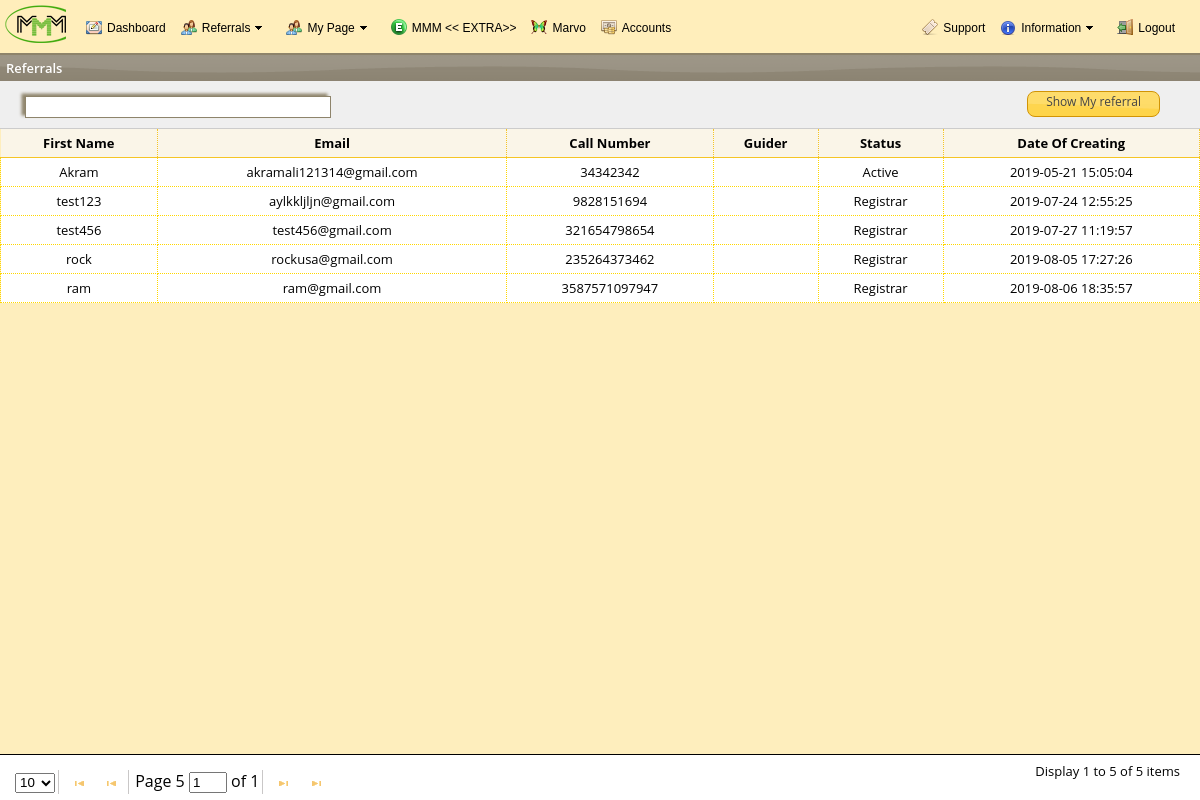
The app's page /dash/Referrals.php (signed in) with its own data.
### tables this page shows
CREATE TABLE `registration` (
  `User_id` int(255) NOT NULL,
  `Reg_date` datetime NOT NULL DEFAULT current_timestamp(),
  `User_name` varchar(255) NOT NULL,
  `Mobile_number` varchar(255) NOT NULL,
  `Country` varchar(255) NOT NULL,
  `E_mail` varchar(255) NOT NULL,
  `Password` varchar(255) NOT NULL,
  `Level` varchar(20) NOT NULL,
  `Status` varchar(255) NOT NULL,
  `Invite_email` varchar(255) NOT NULL,
  `Position` varchar(255) NOT NULL DEFAULT 'Member',
  `Indir` varchar(255) NOT NULL,
  `Ph_amount` varchar(255) NOT NULL,
  `Type_c` varchar(255) NOT NULL
);

### dash/Include/user_details.php (called while the page is built, shortened)
    <?php
      $user = $_SESSION['username'];
?>

### dash/Referrals.php (the view, shortened to what this page needs)
<?php
include('Include/conn.php');
include('Include/user_details.php');
?>
<?php
    $limit = 30;
    if (isset($_GET["page"])) {
      $pn  = $_GET["page"];
    }
    else {
      $pn=1;
    };
    $start_from = ($pn-1) * $limit;
  ?>
<!DOCTYPE html>
<html>
<head>
	<link rel="stylesheet" type="text/css" href="Css/Referrals.css">
</head>
<body>
<?php include('Include/header.php'); ?>
<div class="body">
<div class="title_bar"><span style="color: white; font-weight: 600; font-size: 13px;">Referrals</span></div>
<div class="tool_bar">
<input type="text" id="tex">
<a class="hreflink" id="show_my_link" onclick="showMylink();"><span>Show My referral</span></a>
</div>
<table style="width: 100%; border-collapse: collapse;" class="heading_table">
                  <thead>
                                <tr>
<th>First Name</th>
<th>Email</th>
<th>Call Number</th>
<th>Guider</th>
<th>Status</th>
<th>Date Of Creating</th>
</tr>
                           </thead>
               <tbody>
  <?php
$select = "SELECT * FROM `registration` WHERE Invite_email = '$user' LIMIT $start_from, $limit;";
$run = mysqli_query($con,$select);
while ( $res = mysqli_fetch_array($run)) {
?>
                        <tr>
                       <td><?php echo $res['User_name']; ?></td>
                        <td><?php echo $res['E_mail']; ?></td>
                        <td><?php echo $res['Mobile_number']; ?></td>
                        <td><?php echo $Guider; ?></td>
                          <td><?php echo $res['Status']; ?></td>
                        <td><?php echo $res['Reg_date']; ?></td>
                       </tr>
<?php } ?>
</tbody>
</table>
<div style="position: fixed;bottom: 0; width: 100%; height: 40px;background: white; border-top: 1px solid black; padding-top: 5px;">
<div style="display: ; flex-direction: row;">
<div style="width: 100%;height: 30px;padding: 10px; box-sizing: border-box;" class="pagination">
<ul style="margin: 0px; padding: 0px;">
<li>
<select style="margin: 2px 0 0 0;width: 40px;height: 20px;">
<?php
$sql = "SELECT COUNT(*) FROM `registration` WHERE Invite_email = '$user'";
        $rs_result = mysqli_query($con,$sql);
        $roww = mysqli_fetch_row($rs_result);
        $total_records = $roww[0];
?>
<option value="10">10</option>
</select>
</li>
<li>
<a class="pleftfull" href=""><span></span></a>
<a class="pleft" href=""><span></span></a>
</li>
<li>Page <?php echo $total_records; ?> <input type="text" value="1" style="width: 30px;"> of 1</li>
<li class="last">
<a class="prightfull" href=""><span></span></a>
<a class="pright" href=""><span></span></a>
</li>
</ul>
</div>
</div>
<?php
$select = "SELECT * FROM `registration` WHERE Invite_email = '$user'";
$run = mysqli_query($con,$select);
$row = mysqli_num_rows($run);
?>
<span style="position: absolute;right: 20px;bottom: 20px;font-size: 13px;">Display 1 to <?php echo$row; ?> of <?php echo$row; ?> items</span>
</div>
</div>
</body>
</html>

### dash/Css/Referrals.css (style rules this page uses)
body { font-family: "Open Sans","Trebuchet ms","Helvetica CY","Nimbus Sans L",sans-serif;background-color: #feeebd; }
.body { margin: 53px 0px; padding: 0; width: 100%; height: auto; background-color: #feeebd; box-sizing: border-box; }
.title_bar { padding: 3px 6px; box-sizing: border-box; background: url(../Images/grey.png) repeat 50% 50%; }
.tool_bar { box-sizing: border-box; background: #efefef;padding: 10px 10px;border-bottom: 1px solid #ccc; height: auto; }
#tex { width: 300px;box-shadow: -4px -3px 3px 0.5px #8E846B; border: 1px solid #8E846B;margin-left: 15px;margin-top: 5px;height: 18px; }
.hreflink { float: right;margin-right: 30px;color: #444; background: url(../Images/dark.png) repeat-x 50% 50%;font-size: 12px;text-decoration: none;display: inline-block;zoom: 1; height: 24px;padding-right: 18px;cursor: pointer;outline: none;border-radius: 8px;border: 1px solid #D19405; }
.hreflink span { display: inline-block;padding: 2px 0px 4px 18px;line-height: 16px;height: 16px;border-radius: 8px; }
.heading_table th { background-color: #faf5e8; border-bottom: 1px solid #f5c525; border-right: 1px dotted #f5c525; margin: -10px; border-collapse:collapse; padding: 5px; font-size: 13px; }
.heading_table td { border: 1px dotted gold; padding: 5px; box-sizing: border-box; background-color: white; margin: 0px; text-align: center; font-size: 13px; }
.pagination ul { list-style: none; }
.pagination ul li { margin: 0;padding: 0 5px;float: left;list-style-type: none; background: url(../Images/pagi_seprator.png) no-repeat right top;height: 24px;vertical-align: middle; }
.pagination ul li a { width: 28px;height: 26px;display: inline-block; }
.pagination ul li a.pleftfull span { background: url(../Images/pagi_left.png) no-repeat center center; width: 9px;height: 5px;margin: 11px 0 0 10px;float: left; }
.pagination ul li a.pleft span { background: url(../Images/pagi_left.png) no-repeat center center; width: 9px;height: 5px;margin: 11px 0 0 10px;float: left; }
.pagination ul .last { margin: 0;padding: 0 5px;float: left;list-style-type: none;background: none; }
.pagination ul li a.prightfull span { background: url(../Images/pagi_right.png) no-repeat center center; width: 9px;height: 5px;margin: 11px 0 0 10px;float: left; }
.pagination ul li a.pright span { background: url(../Images/pagi_right.png) no-repeat center center; width: 9px;height: 5px;margin: 11px 0 0 10px;float: left; }

### dash/Css/header.css (style rules this page uses)
body { margin: 0; padding: 0; }

### records on screen
registration: User_name "Akram", E_mail "akramali121314@gmail.com", Mobile_number "34342342", Status "Active", Reg_date "2019-05-21 15:05:04"
registration: User_name "test123", E_mail "aylkkljljn@gmail.com", Mobile_number "9828151694", Status "Registrar", Reg_date "2019-07-24 12:55:25"
registration: User_name "test456", E_mail "test456@gmail.com", Mobile_number "321654798654", Status "Registrar", Reg_date "2019-07-27 11:19:57"
registration: User_name "rock", E_mail "rockusa@gmail.com", Mobile_number "235264373462", Status "Registrar", Reg_date "2019-08-05 17:27:26"
registration: User_name "ram", E_mail "ram@gmail.com", Mobile_number "3587571097947", Status "Registrar", Reg_date "2019-08-06 18:35:57"

### other values on screen
$total_records "5"
$row "5"
